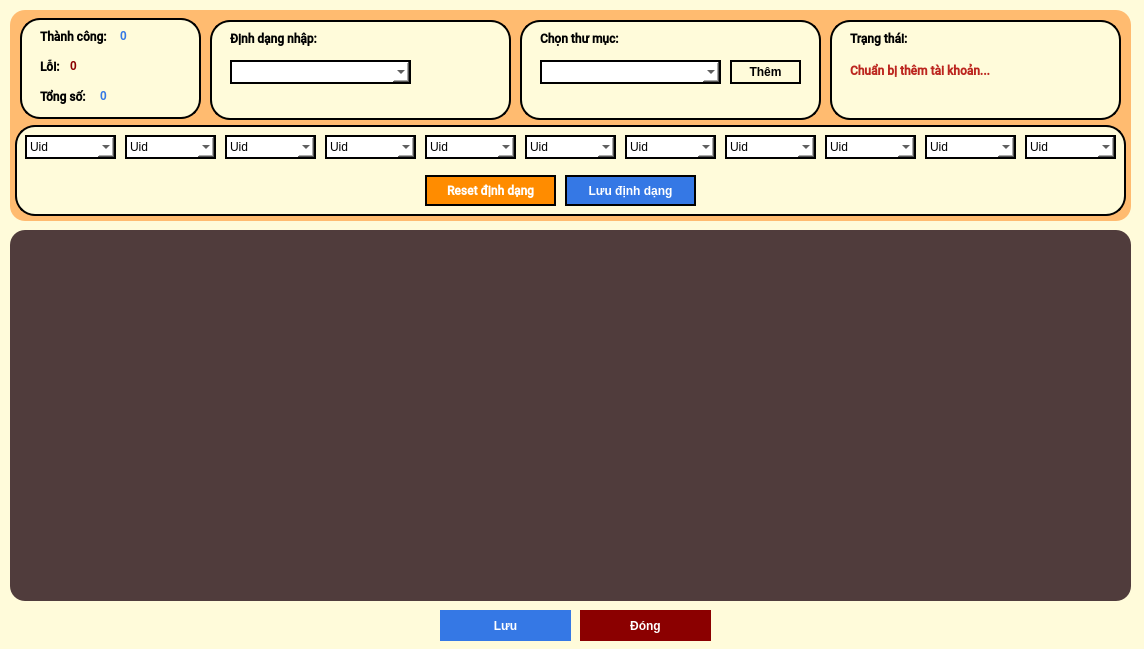
<?xml version="1.0" encoding="UTF-8"?>
<ui version="4.0">
 <class>fImportAccount</class>
 <widget class="QWidget" name="fImportAccount">
  <property name="geometry">
   <rect>
    <x>0</x>
    <y>0</y>
    <width>1144</width>
    <height>649</height>
   </rect>
  </property>
  <property name="windowTitle">
   <string>Form</string>
  </property>
  <property name="styleSheet">
   <string notr="true">background-color: #FFFBDA;
border-radius:20px;</string>
  </property>
  <widget class="QFrame" name="frame_5">
   <property name="geometry">
    <rect>
     <x>10</x>
     <y>10</y>
     <width>1121</width>
     <height>211</height>
    </rect>
   </property>
   <property name="styleSheet">
    <string notr="true">border-radius:15px;
background-color: #FFBB70;
color:black</string>
   </property>
   <property name="frameShape">
    <enum>QFrame::StyledPanel</enum>
   </property>
   <property name="frameShadow">
    <enum>QFrame::Raised</enum>
   </property>
   <widget class="QFrame" name="frame_6">
    <property name="geometry">
     <rect>
      <x>10</x>
      <y>8</y>
      <width>181</width>
      <height>101</height>
     </rect>
    </property>
    <property name="styleSheet">
     <string notr="true">background-color: #FFFBDA;
color:black;
font: 500 9pt &quot;Roboto Medium&quot;;
border-width: 2px; /* Set the width of the border */
border-style: solid; /* Define the style of the border */
border-color: black; /* Define the color of the border */
border-radius: 20px;</string>
    </property>
    <property name="frameShape">
     <enum>QFrame::StyledPanel</enum>
    </property>
    <property name="frameShadow">
     <enum>QFrame::Raised</enum>
    </property>
    <widget class="QLabel" name="label_10">
     <property name="geometry">
      <rect>
       <x>20</x>
       <y>70</y>
       <width>61</width>
       <height>16</height>
      </rect>
     </property>
     <property name="font">
      <font>
       <family>Roboto Medium</family>
       <pointsize>9</pointsize>
       <italic>false</italic>
       <bold>true</bold>
      </font>
     </property>
     <property name="styleSheet">
      <string notr="true">font-weight:bold;
border-width: 0; /* Set the width of the border */</string>
     </property>
     <property name="text">
      <string>Tổng số:</string>
     </property>
    </widget>
    <widget class="QLabel" name="label_9">
     <property name="geometry">
      <rect>
       <x>20</x>
       <y>40</y>
       <width>51</width>
       <height>16</height>
      </rect>
     </property>
     <property name="font">
      <font>
       <family>Roboto Medium</family>
       <pointsize>9</pointsize>
       <italic>false</italic>
       <bold>true</bold>
      </font>
     </property>
     <property name="styleSheet">
      <string notr="true">font-weight:bold;
border-width: 0; /* Set the width of the border */</string>
     </property>
     <property name="text">
      <string>Lỗi:</string>
     </property>
    </widget>
    <widget class="QLabel" name="label_8">
     <property name="geometry">
      <rect>
       <x>20</x>
       <y>10</y>
       <width>81</width>
       <height>16</height>
      </rect>
     </property>
     <property name="font">
      <font>
       <family>Roboto Medium</family>
       <pointsize>9</pointsize>
       <italic>false</italic>
       <bold>true</bold>
      </font>
     </property>
     <property name="styleSheet">
      <string notr="true">font-weight:bold;
border-width: 0; /* Set the width of the border */
</string>
     </property>
     <property name="text">
      <string>Thành công:</string>
     </property>
    </widget>
    <widget class="QLabel" name="lblSuccess">
     <property name="geometry">
      <rect>
       <x>100</x>
       <y>10</y>
       <width>31</width>
       <height>16</height>
      </rect>
     </property>
     <property name="styleSheet">
      <string notr="true">border:none;
font-weight:bold;
color:rgb(53, 120, 229);
</string>
     </property>
     <property name="text">
      <string>0</string>
     </property>
    </widget>
    <widget class="QLabel" name="lblError">
     <property name="geometry">
      <rect>
       <x>50</x>
       <y>40</y>
       <width>31</width>
       <height>16</height>
      </rect>
     </property>
     <property name="styleSheet">
      <string notr="true">border:none;
color:darkred;
font-weight:bold;
</string>
     </property>
     <property name="text">
      <string>0</string>
     </property>
    </widget>
    <widget class="QLabel" name="lblTotal">
     <property name="geometry">
      <rect>
       <x>80</x>
       <y>70</y>
       <width>31</width>
       <height>16</height>
      </rect>
     </property>
     <property name="styleSheet">
      <string notr="true">border:none;
font-weight:bold;
color:rgb(53, 120, 229);</string>
     </property>
     <property name="text">
      <string>0</string>
     </property>
    </widget>
   </widget>
   <widget class="QFrame" name="frame">
    <property name="geometry">
     <rect>
      <x>510</x>
      <y>10</y>
      <width>301</width>
      <height>100</height>
     </rect>
    </property>
    <property name="styleSheet">
     <string notr="true">background-color: #FFFBDA;
color:black;
font: 500 9pt &quot;Roboto Medium&quot;;
border-width: 2px; /* Set the width of the border */
border-style: solid; /* Define the style of the border */
border-color: black; /* Define the color of the border */
border-radius: 20px;</string>
    </property>
    <property name="frameShape">
     <enum>QFrame::StyledPanel</enum>
    </property>
    <property name="frameShadow">
     <enum>QFrame::Raised</enum>
    </property>
    <widget class="QComboBox" name="cbbThuMuc">
     <property name="geometry">
      <rect>
       <x>20</x>
       <y>40</y>
       <width>181</width>
       <height>24</height>
      </rect>
     </property>
     <property name="styleSheet">
      <string notr="true">border-radius:15px;
background-color:white;</string>
     </property>
    </widget>
    <widget class="QLabel" name="label_13">
     <property name="geometry">
      <rect>
       <x>20</x>
       <y>10</y>
       <width>91</width>
       <height>16</height>
      </rect>
     </property>
     <property name="font">
      <font>
       <family>Roboto Medium</family>
       <pointsize>9</pointsize>
       <italic>false</italic>
       <bold>true</bold>
      </font>
     </property>
     <property name="styleSheet">
      <string notr="true">font-weight:bold;
border-width: 0; /* Set the width of the border */
</string>
     </property>
     <property name="text">
      <string>Chọn thư mục:</string>
     </property>
    </widget>
    <widget class="QPushButton" name="pushButton_3">
     <property name="geometry">
      <rect>
       <x>210</x>
       <y>40</y>
       <width>71</width>
       <height>24</height>
      </rect>
     </property>
     <property name="styleSheet">
      <string notr="true">QPushButton{ background-color: #FFFBDA;
color:black;
font: 500 9pt &quot;Roboto Medium&quot;;
font-weight:bold;
border-width: 2px; /* Set the width of the border */
border-style: solid; /* Define the style of the border */
border-color: black; /* Define the color of the border */
border-radius: 20px;
}
QPushButton:enabled {
		background-color: #FFFBDA;
		color: black;
}

QPushButton:pressed {
		background-color: #FFF2D7;
		color: #fffffe;
}


QPushButton:hover:!pressed {
		background-color: #ED9455;
		color: white;
}

QPushButton:disabled {
		background-color: #C40C0C;
		color: #ffffff;
}</string>
     </property>
     <property name="text">
      <string>Thêm</string>
     </property>
    </widget>
   </widget>
   <widget class="QFrame" name="frame_2">
    <property name="geometry">
     <rect>
      <x>200</x>
      <y>10</y>
      <width>301</width>
      <height>100</height>
     </rect>
    </property>
    <property name="styleSheet">
     <string notr="true">background-color: #FFFBDA;
color:black;
font: 500 9pt &quot;Roboto Medium&quot;;
border-width: 2px; /* Set the width of the border */
border-style: solid; /* Define the style of the border */
border-color: black; /* Define the color of the border */
border-radius: 20px;</string>
    </property>
    <property name="frameShape">
     <enum>QFrame::StyledPanel</enum>
    </property>
    <property name="frameShadow">
     <enum>QFrame::Raised</enum>
    </property>
    <widget class="QComboBox" name="cbbDinhDangNhap">
     <property name="geometry">
      <rect>
       <x>20</x>
       <y>40</y>
       <width>181</width>
       <height>24</height>
      </rect>
     </property>
     <property name="styleSheet">
      <string notr="true">border-radius:15px;
background-color:white;</string>
     </property>
    </widget>
    <widget class="QLabel" name="label_12">
     <property name="geometry">
      <rect>
       <x>20</x>
       <y>10</y>
       <width>101</width>
       <height>16</height>
      </rect>
     </property>
     <property name="font">
      <font>
       <family>Roboto Medium</family>
       <pointsize>9</pointsize>
       <italic>false</italic>
       <bold>true</bold>
      </font>
     </property>
     <property name="styleSheet">
      <string notr="true">font-weight:bold;
border-width: 0; /* Set the width of the border */</string>
     </property>
     <property name="text">
      <string>Định dạng nhập:</string>
     </property>
    </widget>
    <widget class="QPushButton" name="metroButton1">
     <property name="geometry">
      <rect>
       <x>250</x>
       <y>40</y>
       <width>24</width>
       <height>24</height>
      </rect>
     </property>
     <property name="styleSheet">
      <string notr="true">image: url(:/img/C:/Users/quan2/Downloads/minus.png);
border-radius:20px;
border-color: transparent;
</string>
     </property>
     <property name="text">
      <string/>
     </property>
    </widget>
    <widget class="QPushButton" name="addFileAccount">
     <property name="geometry">
      <rect>
       <x>220</x>
       <y>40</y>
       <width>27</width>
       <height>26</height>
      </rect>
     </property>
     <property name="styleSheet">
      <string notr="true">image: url(:/img/C:/Users/quan2/Downloads/add.png);
border-radius:20px;
border-color: transparent;
</string>
     </property>
     <property name="text">
      <string/>
     </property>
    </widget>
   </widget>
   <widget class="QFrame" name="frame_3">
    <property name="geometry">
     <rect>
      <x>5</x>
      <y>115</y>
      <width>1111</width>
      <height>91</height>
     </rect>
    </property>
    <property name="styleSheet">
     <string notr="true">background-color: #FFFBDA;
color:black;
font: 500 9pt &quot;Roboto Medium&quot;;
border-width: 2px; /* Set the width of the border */
border-style: solid; /* Define the style of the border */
border-color: black; /* Define the color of the border */
border-radius: 20px;</string>
    </property>
    <property name="frameShape">
     <enum>QFrame::StyledPanel</enum>
    </property>
    <property name="frameShadow">
     <enum>QFrame::Raised</enum>
    </property>
    <widget class="QComboBox" name="cbbDinhDang1">
     <property name="geometry">
      <rect>
       <x>10</x>
       <y>10</y>
       <width>91</width>
       <height>24</height>
      </rect>
     </property>
     <property name="styleSheet">
      <string notr="true">border-radius:15px;
background-color:white;</string>
     </property>
     <item>
      <property name="text">
       <string>Uid</string>
      </property>
     </item>
     <item>
      <property name="text">
       <string>Pass</string>
      </property>
     </item>
     <item>
      <property name="text">
       <string>Token</string>
      </property>
     </item>
     <item>
      <property name="text">
       <string>Cookie</string>
      </property>
     </item>
     <item>
      <property name="text">
       <string>Email</string>
      </property>
     </item>
     <item>
      <property name="text">
       <string>Pass Email</string>
      </property>
     </item>
     <item>
      <property name="text">
       <string>2FA</string>
      </property>
     </item>
     <item>
      <property name="text">
       <string>Useragent</string>
      </property>
     </item>
     <item>
      <property name="text">
       <string>Proxy</string>
      </property>
     </item>
     <item>
      <property name="text">
       <string>Birthday</string>
      </property>
     </item>
     <item>
      <property name="text">
       <string>Bạn bè</string>
      </property>
     </item>
     <item>
      <property name="text">
       <string>Ngày tạo</string>
      </property>
     </item>
     <item>
      <property name="text">
       <string>Mail khôi phục</string>
      </property>
     </item>
    </widget>
    <widget class="QPushButton" name="button2">
     <property name="geometry">
      <rect>
       <x>410</x>
       <y>50</y>
       <width>131</width>
       <height>31</height>
      </rect>
     </property>
     <property name="font">
      <font>
       <family>Roboto Medium</family>
       <pointsize>9</pointsize>
       <italic>false</italic>
       <bold>true</bold>
      </font>
     </property>
     <property name="styleSheet">
      <string notr="true">background-color:darkorange;
border-radius:20px;
color:white;
font-weight:bold;</string>
     </property>
     <property name="text">
      <string>Reset định dạng</string>
     </property>
    </widget>
    <widget class="QPushButton" name="button3">
     <property name="geometry">
      <rect>
       <x>550</x>
       <y>50</y>
       <width>131</width>
       <height>31</height>
      </rect>
     </property>
     <property name="styleSheet">
      <string notr="true">border-radius:20px;
background-color: rgb(53, 120, 229);
color:white;
font-weight:bold;</string>
     </property>
     <property name="text">
      <string>Lưu định dạng</string>
     </property>
    </widget>
    <widget class="QComboBox" name="cbbDinhDang2">
     <property name="geometry">
      <rect>
       <x>110</x>
       <y>10</y>
       <width>91</width>
       <height>24</height>
      </rect>
     </property>
     <property name="styleSheet">
      <string notr="true">border-radius:15px;
background-color:white;</string>
     </property>
     <item>
      <property name="text">
       <string>Uid</string>
      </property>
     </item>
     <item>
      <property name="text">
       <string>Pass</string>
      </property>
     </item>
     <item>
      <property name="text">
       <string>Token</string>
      </property>
     </item>
     <item>
      <property name="text">
       <string>Cookie</string>
      </property>
     </item>
     <item>
      <property name="text">
       <string>Email</string>
      </property>
     </item>
     <item>
      <property name="text">
       <string>Pass Email</string>
      </property>
     </item>
     <item>
      <property name="text">
       <string>2FA</string>
      </property>
     </item>
     <item>
      <property name="text">
       <string>Useragent</string>
      </property>
     </item>
     <item>
      <property name="text">
       <string>Proxy</string>
      </property>
     </item>
     <item>
      <property name="text">
       <string>Birthday</string>
      </property>
     </item>
     <item>
      <property name="text">
       <string>Bạn bè</string>
      </property>
     </item>
     <item>
      <property name="text">
       <string>Ngày tạo</string>
      </property>
     </item>
     <item>
      <property name="text">
       <string>Mail khôi phục</string>
      </property>
     </item>
    </widget>
    <widget class="QComboBox" name="cbbDinhDang3">
     <property name="geometry">
      <rect>
       <x>210</x>
       <y>10</y>
       <width>91</width>
       <height>24</height>
      </rect>
     </property>
     <property name="styleSheet">
      <string notr="true">border-radius:15px;
background-color:white;</string>
     </property>
     <item>
      <property name="text">
       <string>Uid</string>
      </property>
     </item>
     <item>
      <property name="text">
       <string>Pass</string>
      </property>
     </item>
     <item>
      <property name="text">
       <string>Token</string>
      </property>
     </item>
     <item>
      <property name="text">
       <string>Cookie</string>
      </property>
     </item>
     <item>
      <property name="text">
       <string>Email</string>
      </property>
     </item>
     <item>
      <property name="text">
       <string>Pass Email</string>
      </property>
     </item>
     <item>
      <property name="text">
       <string>2FA</string>
      </property>
     </item>
     <item>
      <property name="text">
       <string>Useragent</string>
      </property>
     </item>
     <item>
      <property name="text">
       <string>Proxy</string>
      </property>
     </item>
     <item>
      <property name="text">
       <string>Birthday</string>
      </property>
     </item>
     <item>
      <property name="text">
       <string>Bạn bè</string>
      </property>
     </item>
     <item>
      <property name="text">
       <string>Ngày tạo</string>
      </property>
     </item>
     <item>
      <property name="text">
       <string>Mail khôi phục</string>
      </property>
     </item>
    </widget>
    <widget class="QComboBox" name="cbbDinhDang4">
     <property name="geometry">
      <rect>
       <x>310</x>
       <y>10</y>
       <width>91</width>
       <height>24</height>
      </rect>
     </property>
     <property name="styleSheet">
      <string notr="true">border-radius:15px;
background-color:white;</string>
     </property>
     <item>
      <property name="text">
       <string>Uid</string>
      </property>
     </item>
     <item>
      <property name="text">
       <string>Pass</string>
      </property>
     </item>
     <item>
      <property name="text">
       <string>Token</string>
      </property>
     </item>
     <item>
      <property name="text">
       <string>Cookie</string>
      </property>
     </item>
     <item>
      <property name="text">
       <string>Email</string>
      </property>
     </item>
     <item>
      <property name="text">
       <string>Pass Email</string>
      </property>
     </item>
     <item>
      <property name="text">
       <string>2FA</string>
      </property>
     </item>
     <item>
      <property name="text">
       <string>Useragent</string>
      </property>
     </item>
     <item>
      <property name="text">
       <string>Proxy</string>
      </property>
     </item>
     <item>
      <property name="text">
       <string>Birthday</string>
      </property>
     </item>
     <item>
      <property name="text">
       <string>Bạn bè</string>
      </property>
     </item>
     <item>
      <property name="text">
       <string>Ngày tạo</string>
      </property>
     </item>
     <item>
      <property name="text">
       <string>Mail khôi phục</string>
      </property>
     </item>
    </widget>
    <widget class="QComboBox" name="cbbDinhDang5">
     <property name="geometry">
      <rect>
       <x>410</x>
       <y>10</y>
       <width>91</width>
       <height>24</height>
      </rect>
     </property>
     <property name="styleSheet">
      <string notr="true">border-radius:15px;
background-color:white;</string>
     </property>
     <item>
      <property name="text">
       <string>Uid</string>
      </property>
     </item>
     <item>
      <property name="text">
       <string>Pass</string>
      </property>
     </item>
     <item>
      <property name="text">
       <string>Token</string>
      </property>
     </item>
     <item>
      <property name="text">
       <string>Cookie</string>
      </property>
     </item>
     <item>
      <property name="text">
       <string>Email</string>
      </property>
     </item>
     <item>
      <property name="text">
       <string>Pass Email</string>
      </property>
     </item>
     <item>
      <property name="text">
       <string>2FA</string>
      </property>
     </item>
     <item>
      <property name="text">
       <string>Useragent</string>
      </property>
     </item>
     <item>
      <property name="text">
       <string>Proxy</string>
      </property>
     </item>
     <item>
      <property name="text">
       <string>Birthday</string>
      </property>
     </item>
     <item>
      <property name="text">
       <string>Bạn bè</string>
      </property>
     </item>
     <item>
      <property name="text">
       <string>Ngày tạo</string>
      </property>
     </item>
     <item>
      <property name="text">
       <string>Mail khôi phục</string>
      </property>
     </item>
    </widget>
    <widget class="QComboBox" name="cbbDinhDang7">
     <property name="geometry">
      <rect>
       <x>610</x>
       <y>10</y>
       <width>91</width>
       <height>24</height>
      </rect>
     </property>
     <property name="styleSheet">
      <string notr="true">border-radius:15px;
background-color:white;</string>
     </property>
     <item>
      <property name="text">
       <string>Uid</string>
      </property>
     </item>
     <item>
      <property name="text">
       <string>Pass</string>
      </property>
     </item>
     <item>
      <property name="text">
       <string>Token</string>
      </property>
     </item>
     <item>
      <property name="text">
       <string>Cookie</string>
      </property>
     </item>
     <item>
      <property name="text">
       <string>Email</string>
      </property>
     </item>
     <item>
      <property name="text">
       <string>Pass Email</string>
      </property>
     </item>
     <item>
      <property name="text">
       <string>2FA</string>
      </property>
     </item>
     <item>
      <property name="text">
       <string>Useragent</string>
      </property>
     </item>
     <item>
      <property name="text">
       <string>Proxy</string>
      </property>
     </item>
     <item>
      <property name="text">
       <string>Birthday</string>
      </property>
     </item>
     <item>
      <property name="text">
       <string>Bạn bè</string>
      </property>
     </item>
     <item>
      <property name="text">
       <string>Ngày tạo</string>
      </property>
     </item>
     <item>
      <property name="text">
       <string>Mail khôi phục</string>
      </property>
     </item>
    </widget>
    <widget class="QComboBox" name="cbbDinhDang8">
     <property name="geometry">
      <rect>
       <x>710</x>
       <y>10</y>
       <width>91</width>
       <height>24</height>
      </rect>
     </property>
     <property name="styleSheet">
      <string notr="true">border-radius:15px;
background-color:white;</string>
     </property>
     <item>
      <property name="text">
       <string>Uid</string>
      </property>
     </item>
     <item>
      <property name="text">
       <string>Pass</string>
      </property>
     </item>
     <item>
      <property name="text">
       <string>Token</string>
      </property>
     </item>
     <item>
      <property name="text">
       <string>Cookie</string>
      </property>
     </item>
     <item>
      <property name="text">
       <string>Email</string>
      </property>
     </item>
     <item>
      <property name="text">
       <string>Pass Email</string>
      </property>
     </item>
     <item>
      <property name="text">
       <string>2FA</string>
      </property>
     </item>
     <item>
      <property name="text">
       <string>Useragent</string>
      </property>
     </item>
     <item>
      <property name="text">
       <string>Proxy</string>
      </property>
     </item>
     <item>
      <property name="text">
       <string>Birthday</string>
      </property>
     </item>
     <item>
      <property name="text">
       <string>Bạn bè</string>
      </property>
     </item>
     <item>
      <property name="text">
       <string>Ngày tạo</string>
      </property>
     </item>
     <item>
      <property name="text">
       <string>Mail khôi phục</string>
      </property>
     </item>
    </widget>
    <widget class="QComboBox" name="cbbDinhDang6">
     <property name="geometry">
      <rect>
       <x>510</x>
       <y>10</y>
       <width>91</width>
       <height>24</height>
      </rect>
     </property>
     <property name="styleSheet">
      <string notr="true">border-radius:15px;
background-color:white;</string>
     </property>
     <item>
      <property name="text">
       <string>Uid</string>
      </property>
     </item>
     <item>
      <property name="text">
       <string>Pass</string>
      </property>
     </item>
     <item>
      <property name="text">
       <string>Token</string>
      </property>
     </item>
     <item>
      <property name="text">
       <string>Cookie</string>
      </property>
     </item>
     <item>
      <property name="text">
       <string>Email</string>
      </property>
     </item>
     <item>
      <property name="text">
       <string>Pass Email</string>
      </property>
     </item>
     <item>
      <property name="text">
       <string>2FA</string>
      </property>
     </item>
     <item>
      <property name="text">
       <string>Useragent</string>
      </property>
     </item>
     <item>
      <property name="text">
       <string>Proxy</string>
      </property>
     </item>
     <item>
      <property name="text">
       <string>Birthday</string>
      </property>
     </item>
     <item>
      <property name="text">
       <string>Bạn bè</string>
      </property>
     </item>
     <item>
      <property name="text">
       <string>Ngày tạo</string>
      </property>
     </item>
     <item>
      <property name="text">
       <string>Mail khôi phục</string>
      </property>
     </item>
    </widget>
    <widget class="QComboBox" name="cbbDinhDang11">
     <property name="geometry">
      <rect>
       <x>1010</x>
       <y>10</y>
       <width>91</width>
       <height>24</height>
      </rect>
     </property>
     <property name="styleSheet">
      <string notr="true">border-radius:15px;
background-color:white;</string>
     </property>
     <item>
      <property name="text">
       <string>Uid</string>
      </property>
     </item>
     <item>
      <property name="text">
       <string>Pass</string>
      </property>
     </item>
     <item>
      <property name="text">
       <string>Token</string>
      </property>
     </item>
     <item>
      <property name="text">
       <string>Cookie</string>
      </property>
     </item>
     <item>
      <property name="text">
       <string>Email</string>
      </property>
     </item>
     <item>
      <property name="text">
       <string>Pass Email</string>
      </property>
     </item>
     <item>
      <property name="text">
       <string>2FA</string>
      </property>
     </item>
     <item>
      <property name="text">
       <string>Useragent</string>
      </property>
     </item>
     <item>
      <property name="text">
       <string>Proxy</string>
      </property>
     </item>
     <item>
      <property name="text">
       <string>Birthday</string>
      </property>
     </item>
     <item>
      <property name="text">
       <string>Bạn bè</string>
      </property>
     </item>
     <item>
      <property name="text">
       <string>Ngày tạo</string>
      </property>
     </item>
     <item>
      <property name="text">
       <string>Mail khôi phục</string>
      </property>
     </item>
    </widget>
    <widget class="QComboBox" name="cbbDinhDang10">
     <property name="geometry">
      <rect>
       <x>910</x>
       <y>10</y>
       <width>91</width>
       <height>24</height>
      </rect>
     </property>
     <property name="styleSheet">
      <string notr="true">border-radius:15px;
background-color:white;</string>
     </property>
     <item>
      <property name="text">
       <string>Uid</string>
      </property>
     </item>
     <item>
      <property name="text">
       <string>Pass</string>
      </property>
     </item>
     <item>
      <property name="text">
       <string>Token</string>
      </property>
     </item>
     <item>
      <property name="text">
       <string>Cookie</string>
      </property>
     </item>
     <item>
      <property name="text">
       <string>Email</string>
      </property>
     </item>
     <item>
      <property name="text">
       <string>Pass Email</string>
      </property>
     </item>
     <item>
      <property name="text">
       <string>2FA</string>
      </property>
     </item>
     <item>
      <property name="text">
       <string>Useragent</string>
      </property>
     </item>
     <item>
      <property name="text">
       <string>Proxy</string>
      </property>
     </item>
     <item>
      <property name="text">
       <string>Birthday</string>
      </property>
     </item>
     <item>
      <property name="text">
       <string>Bạn bè</string>
      </property>
     </item>
     <item>
      <property name="text">
       <string>Ngày tạo</string>
      </property>
     </item>
     <item>
      <property name="text">
       <string>Mail khôi phục</string>
      </property>
     </item>
    </widget>
    <widget class="QComboBox" name="cbbDinhDang9">
     <property name="geometry">
      <rect>
       <x>810</x>
       <y>10</y>
       <width>91</width>
       <height>24</height>
      </rect>
     </property>
     <property name="styleSheet">
      <string notr="true">border-radius:15px;
background-color:white;</string>
     </property>
     <item>
      <property name="text">
       <string>Uid</string>
      </property>
     </item>
     <item>
      <property name="text">
       <string>Pass</string>
      </property>
     </item>
     <item>
      <property name="text">
       <string>Token</string>
      </property>
     </item>
     <item>
      <property name="text">
       <string>Cookie</string>
      </property>
     </item>
     <item>
      <property name="text">
       <string>Email</string>
      </property>
     </item>
     <item>
      <property name="text">
       <string>Pass Email</string>
      </property>
     </item>
     <item>
      <property name="text">
       <string>2FA</string>
      </property>
     </item>
     <item>
      <property name="text">
       <string>Useragent</string>
      </property>
     </item>
     <item>
      <property name="text">
       <string>Proxy</string>
      </property>
     </item>
     <item>
      <property name="text">
       <string>Birthday</string>
      </property>
     </item>
     <item>
      <property name="text">
       <string>Bạn bè</string>
      </property>
     </item>
     <item>
      <property name="text">
       <string>Ngày tạo</string>
      </property>
     </item>
     <item>
      <property name="text">
       <string>Mail khôi phục</string>
      </property>
     </item>
    </widget>
   </widget>
   <widget class="QFrame" name="frame_4">
    <property name="geometry">
     <rect>
      <x>820</x>
      <y>10</y>
      <width>291</width>
      <height>100</height>
     </rect>
    </property>
    <property name="styleSheet">
     <string notr="true">background-color: #FFFBDA;
color:black;
font: 500 9pt &quot;Roboto Medium&quot;;
border-width: 2px; /* Set the width of the border */
border-style: solid; /* Define the style of the border */
border-color: black; /* Define the color of the border */
border-radius: 20px;</string>
    </property>
    <property name="frameShape">
     <enum>QFrame::StyledPanel</enum>
    </property>
    <property name="frameShadow">
     <enum>QFrame::Raised</enum>
    </property>
    <widget class="QLabel" name="label_14">
     <property name="geometry">
      <rect>
       <x>20</x>
       <y>10</y>
       <width>91</width>
       <height>16</height>
      </rect>
     </property>
     <property name="font">
      <font>
       <family>Roboto Medium</family>
       <pointsize>9</pointsize>
       <italic>false</italic>
       <bold>true</bold>
      </font>
     </property>
     <property name="styleSheet">
      <string notr="true">font-weight:bold;
border-width: 0; /* Set the width of the border */
</string>
     </property>
     <property name="text">
      <string>Trạng thái:</string>
     </property>
    </widget>
    <widget class="QLabel" name="lblStatus">
     <property name="geometry">
      <rect>
       <x>20</x>
       <y>35</y>
       <width>164</width>
       <height>31</height>
      </rect>
     </property>
     <property name="font">
      <font>
       <family>Roboto Medium</family>
       <pointsize>9</pointsize>
       <italic>false</italic>
       <bold>true</bold>
      </font>
     </property>
     <property name="styleSheet">
      <string notr="true">border:none;
color: rgb(188, 38, 31);
font-weight:bold;
border-width: 0; /* Set the width of the border */
font-size:12;</string>
     </property>
     <property name="text">
      <string>Chuẩn bị thêm tài khoản...</string>
     </property>
    </widget>
   </widget>
  </widget>
  <widget class="QPushButton" name="btnAdd">
   <property name="geometry">
    <rect>
     <x>440</x>
     <y>610</y>
     <width>131</width>
     <height>31</height>
    </rect>
   </property>
   <property name="styleSheet">
    <string notr="true">border-radius:20px;
background-color: rgb(53, 120, 229);
color:white;
font-weight:bold;</string>
   </property>
   <property name="text">
    <string>Lưu</string>
   </property>
  </widget>
  <widget class="QPushButton" name="btnCancel">
   <property name="geometry">
    <rect>
     <x>580</x>
     <y>610</y>
     <width>131</width>
     <height>31</height>
    </rect>
   </property>
   <property name="styleSheet">
    <string notr="true">background-color: darkred;
border-radius:20px;
color:white;
font-weight:bold;</string>
   </property>
   <property name="text">
    <string>Đóng</string>
   </property>
  </widget>
  <widget class="QPlainTextEdit" name="txbAccount">
   <property name="geometry">
    <rect>
     <x>10</x>
     <y>230</y>
     <width>1121</width>
     <height>371</height>
    </rect>
   </property>
   <property name="styleSheet">
    <string notr="true">color:white;
background-color: #503C3C;
border-radius:15px;</string>
   </property>
  </widget>
 </widget>
 <resources/>
 <connections/>
</ui>
